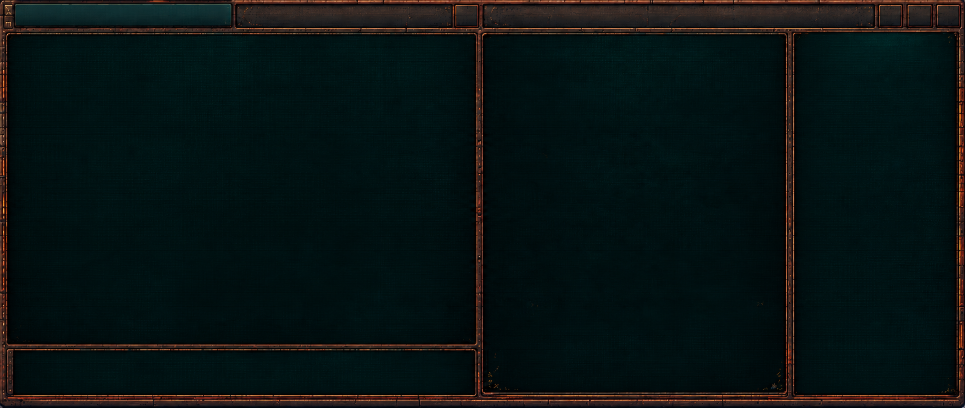
#> input picture assets/images/window-skins/dreamweb-zed-v3.png, 1930 x 815 px (shown at 1/2 size)
$ python tint-dreamweb.py
#> lines starting #> are read from the running program, lines starting #| are printed output that depends on the picture
#!/usr/bin/env python3
"""Build dreamweb-zed-v5.png: v3 plus one colour-tinted copy per arcoscope collection.

The skin draws the selected tab and the bottom strip from these tinted copies
while their side of the window holds focus (surfaces `tab_active@<n>` and
`bottom_strip@<n>` in arcoscope.json). They are the same bitmaps as the neutral
ones, recoloured with a colour filter, so the texture, rivets and bevels stay.

The filter maps each pixel's luminance onto a black -> accent -> light ramp
(PIL's ImageOps.colorize) after a 1% autocontrast, which keeps the metal's
shading and recolours only its hue. Accents are arcoscope's Dreamweb collection
colours (DreamwebStyle.accents in arcoscope-gui-swift), in collection order
ö p b t g.

Rerun after changing the neutral artwork or an accent:

    python3 assets/images/window-skins/tint-dreamweb.py

and update the rectangles in arcoscope.json if ROW_* changes. Use a new output
filename when the pixels change so Zed's bitmap cache is invalidated.
"""

from pathlib import Path

from PIL import Image, ImageOps

HERE = Path(__file__).resolve().parent
SOURCE = HERE / "dreamweb-zed-v3.png"
OUTPUT = HERE / "dreamweb-zed-v5.png"

ACCENTS = ["#c66e24", "#2c625a", "#6a4662", "#2c4a5a", "#6c6836"]

# Neutral source rectangles in v3 (x, y, width, height): the grey tab tile's
# frame rect (`tab_inactive`) and the bottom strip's fill (`bottom_strip`).
TAB = (468, 4, 438, 56)
STRIP = (38, 802, 900, 9)

# Where the tinted copies go: one row per collection below the v3 artwork.
ROW_TOP = 820
ROW_HEIGHT = 60
STRIP_X = 450


def tint(tile: Image.Image, accent: str) -> Image.Image:
    alpha = tile.getchannel("A")
    grey = ImageOps.autocontrast(ImageOps.grayscale(tile.convert("RGB")), cutoff=1)
    out = ImageOps.colorize(grey, black="#050403", mid=accent, white="#f4e6d0", midpoint=110)
    out.putalpha(alpha)
    return out


def mean_luminance(image: Image.Image) -> float:
    grey = ImageOps.grayscale(image.convert("RGB"))
    return sum(grey.getdata()) / (grey.width * grey.height)


def match_brightness(image: Image.Image, target: float) -> Image.Image:
    """Scale `image` so its mean luminance equals `target`, keeping hue and texture."""
    gain = target / max(mean_luminance(image), 1.0)
    alpha = image.getchannel("A")
    out = image.convert("RGB").point(lambda value: min(255, round(value * gain)))
    out.putalpha(alpha)
    return out


def crop(image: Image.Image, rect: tuple[int, int, int, int]) -> Image.Image:
    x, y, w, h = rect
    return image.crop((x, y, x + w, y + h))


def main() -> None:
    source = Image.open(SOURCE).convert("RGBA")
    height = ROW_TOP + ROW_HEIGHT * len(ACCENTS)
    atlas = Image.new("RGBA", (source.width, height), (0, 0, 0, 0))
#> atlas: PIL image 1930x1120 RGBA; every value is 0
    atlas.paste(source, (0, 0))
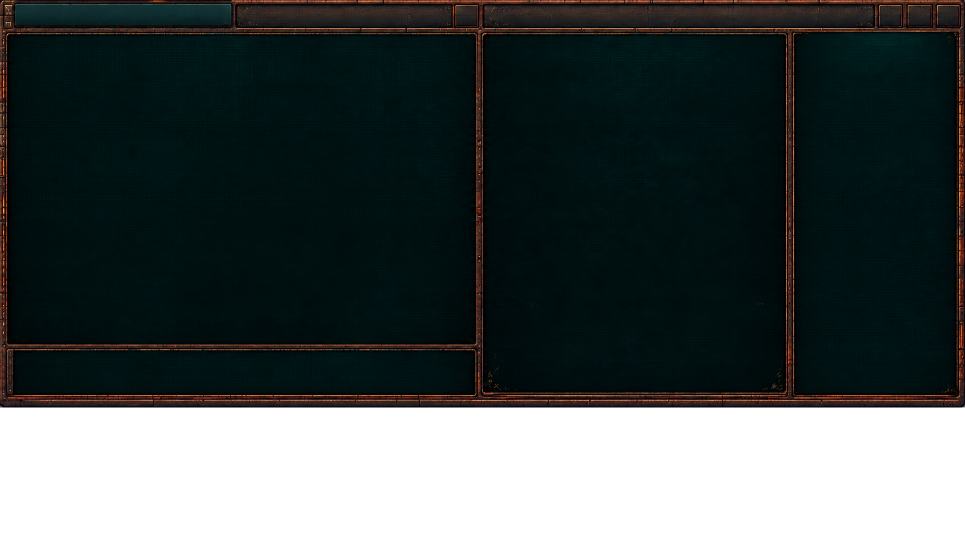
#> atlas: PIL image 1930x1120 RGBA (shown at 1/2 size); mean R, G, B, A 6.6, 14.3, 14.1, 185.6; transparent parts drawn white
    tab, strip = crop(source, TAB), crop(source, STRIP)
#> in crop, `return image.crop((x, y, x + w, y + h))`:
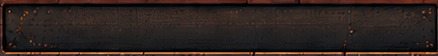
#> returned value: PIL image 438x56 RGBA; mean R, G, B, A 45.8, 34.7, 31.1, 255
    for index, accent in enumerate(ACCENTS):
        top = ROW_TOP + ROW_HEIGHT * index
        tinted_tab = tint(tab, accent)
        atlas.paste(tinted_tab, (0, top))
        # The strip is a thin, bright rail; tinted as is it glows next to the
        # tab. Bring it to the tab face's mean luminance so the two read as one
        # colour at one brightness.
        face = tinted_tab.crop((7, 6, 7 + 424, 6 + 43))
        atlas.paste(match_brightness(tint(strip, accent), mean_luminance(face)), (STRIP_X, top))
#> this loop made 5 passes
#> gain in match_brightness on passes 1 to 5: 0.529, 0.449, 0.456, 0.413, 0.486
#> pass 1, in tint, `grey = ImageOps.autocontrast(ImageOps.grayscale(tile.convert("RGB")), ..`:
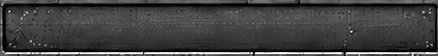
#> grey: PIL image 438x56 L; min 0, max 255, mean 64.6
#> pass 1, in tint, `out = ImageOps.colorize(grey, black="#050403", mid=accent, white="#f4e..`:
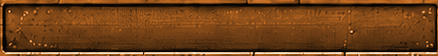
#> out: PIL image 438x56 RGB; mean R, G, B 112.2, 65.3, 25.5
#> after the loop:
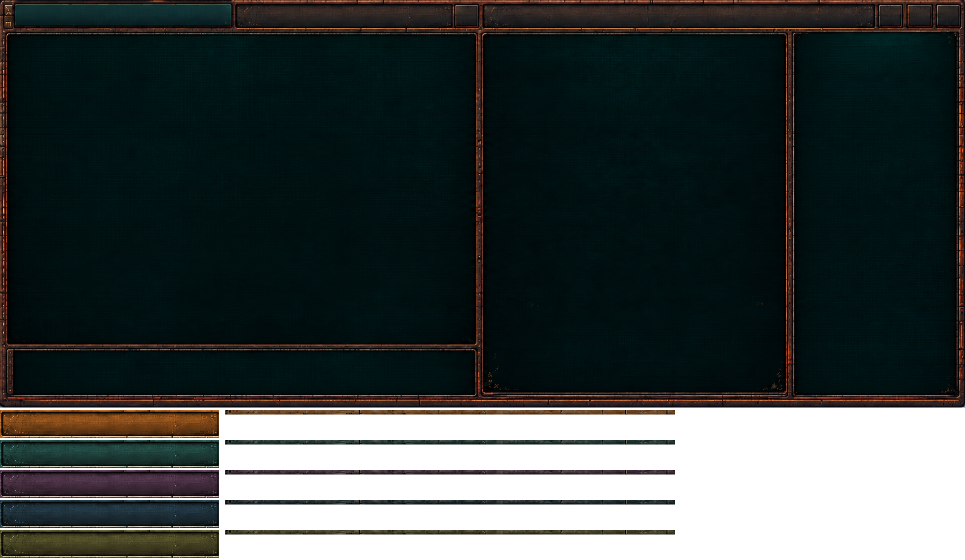
#> atlas: PIL image 1930x1120 RGBA (shown at 1/2 size); mean R, G, B, A 11.1, 18.4, 17.5, 204.8; transparent parts drawn white
#> after the loop:
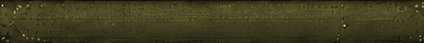
#> face: PIL image 424x43 RGBA; mean R, G, B, A 62.7, 60, 31.4, 255
#> after the loop:
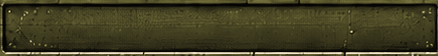
#> tinted_tab: PIL image 438x56 RGBA; mean R, G, B, A 65, 62.2, 34.9, 255
    atlas.save(OUTPUT, optimize=True)
    print(f"{OUTPUT.name}: {atlas.width}x{atlas.height}")
#| dreamweb-zed-v5.png: 1930x1120


if __name__ == "__main__":
    main()

$ run again, with assets/images/window-skins/dreamweb-zed-v2.png copied over assets/images/window-skins/dreamweb-zed-v3.png
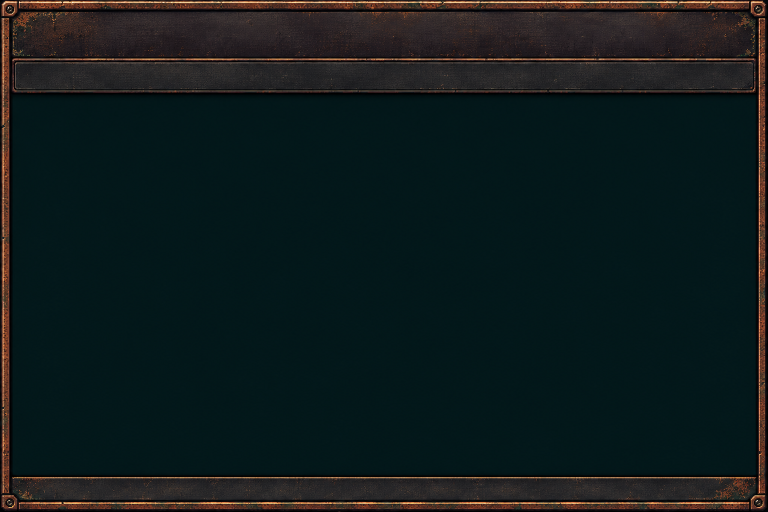
#> input picture assets/images/window-skins/dreamweb-zed-v2.png, 1536 x 1024 px (shown at 1/2 size)
#> the loop in main, `for index, accent in enumerate(ACCENTS):` made 5 passes
#> gain in match_brightness on passes 1 to 5: 0.336, 0.246, 0.252, 0.214, 0.285
#> after the loop in main, `for index, accent in enumerate(ACCENTS):`:
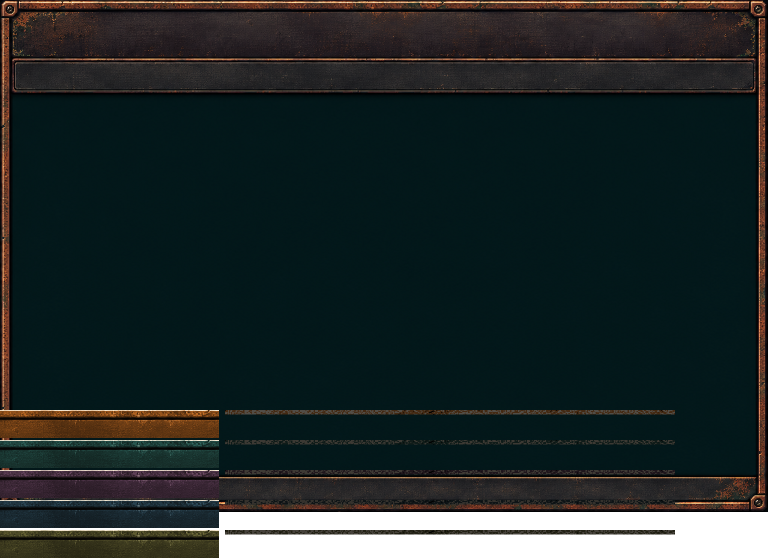
#> atlas: PIL image 1536x1120 RGBA (shown at 1/2 size); mean R, G, B, A 18.6, 28.1, 28, 240.1; transparent parts drawn white
#> after the loop in main, `for index, accent in enumerate(ACCENTS):`:
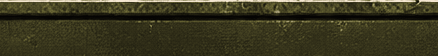
#> tinted_tab: PIL image 438x56 RGBA; mean R, G, B, A 59.3, 56.6, 32.3, 255
#| dreamweb-zed-v5.png: 1536x1120
